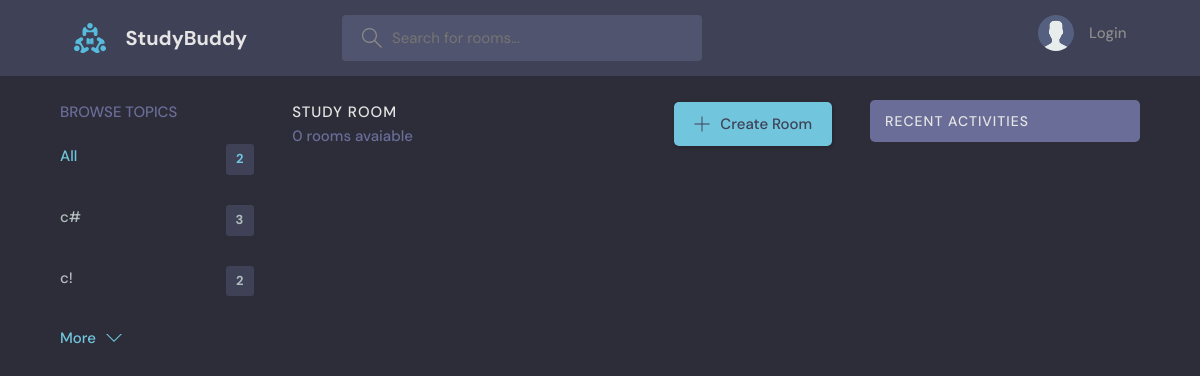
/?q=Secret, run on an earlier commit of the app's database.
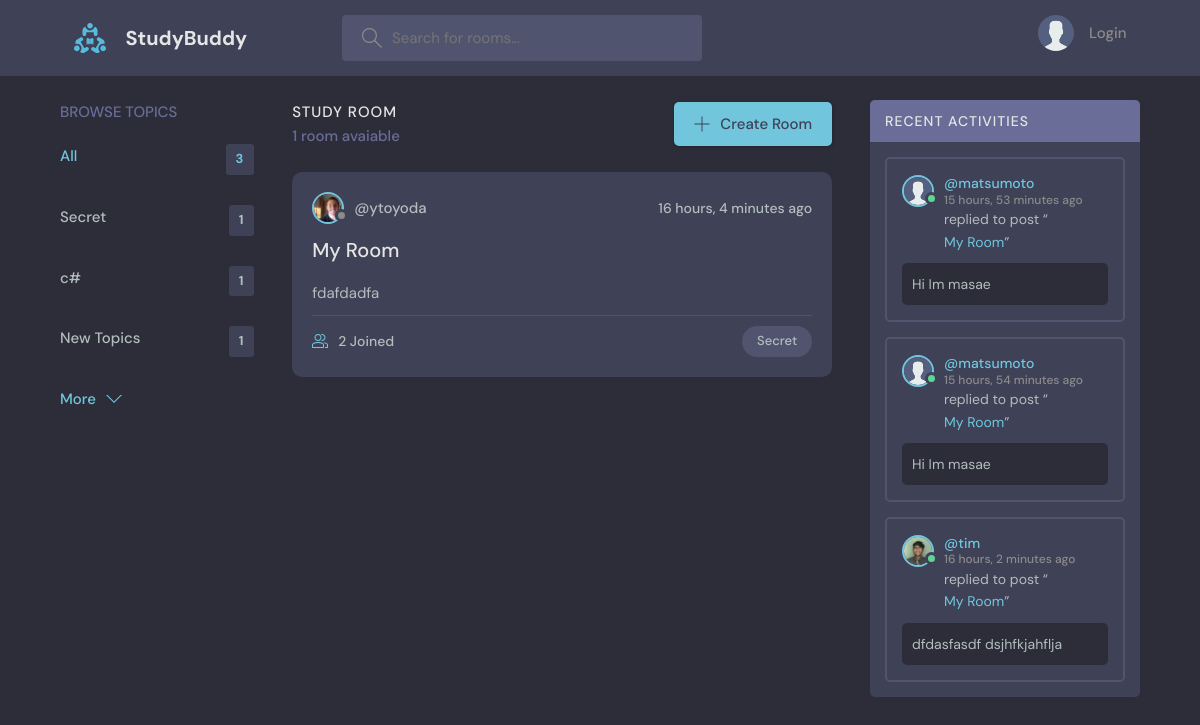
And on a later commit of the database.
### base/models.py (models this page shows, shortened)
class Topic(models.Model):
    name = models.CharField(max_length=200)
    def __str__(self):
        return self.name

class Room(models.Model):
    host = models.ForeignKey(User, on_delete=models.SET_NULL, null=True)
    topic = models.ForeignKey(Topic, on_delete=models.SET_NULL, null=True)
    name = models.CharField(max_length=200)
    description = models.TextField(null=True, blank=True)
    participants  = models.ManyToManyField(User, related_name='participants', blank=True)
    updated = models.DateTimeField(auto_now=True)
    created = models.DateTimeField(auto_now_add=True)
    class Meta:
        ordering = ['-updated', '-created']
    def __str__(self):
          return self.name

class User(AbstractUser):
    name = models.CharField(max_length=200, null=True)
    email = models.EmailField(unique=True, null=True)
    bio = models.TextField(null=True)
    avatar = models.ImageField(null=True, blank=True,default="avatar.svg")
    USERNAME_FIELD = 'email'
    REQUIRED_FIELDS = []

class Message(models.Model):
    user = models.ForeignKey(User, on_delete=models.SET_NULL, null=True)
    room = models.ForeignKey(Room, on_delete=models.CASCADE)
    body = models.TextField()
    updated = models.DateTimeField(auto_now=True)
    created = models.DateTimeField(auto_now_add=True)
    class Meta:
        ordering = ['-updated', '-created']

### base/views.py (the view)
# urls.py: path("", views.home, name="home"),
def home(request):
    q = request.GET.get('q') if request.GET.get('q') != None else ''
    rooms = Room.objects.filter(
        Q(topic__name__icontains=q) |
        Q(name__icontains=q) |
        Q(description__icontains=q)
    )
    topics = Topic.objects.all()[0:5]
    room_messages = Message.objects.filter(Q(room__topic__name__icontains=q))
    context = {'rooms': rooms, 'topics': topics,
               'room_messages': room_messages}
    return render(request, "base/home.html", context)

### base/templates/base/home.html (shortened to what this page needs)
{% extends 'main.html' %}
{% block content %}
<main class="layout layout--3">
  <div class="container">
    {% include 'base/topic_component.html' %}
    <div class="roomList">
      <div class="roomList__header">
        <div>
          <h2>Study Room</h2>
          <p>{{rooms.count}} room{{rooms.count|pluralize}} avaiable</p>
        </div>
        <a class="btn btn--main" href="{% url 'base:create-room' %}">
          <svg version="1.1" xmlns="http://www.w3.org/2000/svg" width="32" height="32" viewBox="0 0 32 32">
            <title>add</title>
            <path
              d="M16.943 0.943h-1.885v14.115h-14.115v1.885h14.115v14.115h1.885v-14.115h14.115v-1.885h-14.115v-14.115z">
            </path>
          </svg>
          Create Room
        </a>
      </div>
      {% include 'base/feed_component.html' %}
    </div>
    {% include 'base/activity_component.html' %}
  </div>
</main>
{% endblock %}

### base/templates/base/topic_component.html
<div class="topics">
    <div class="topics__header">
        <h2>Browse Topics</h2>
    </div>
    <ul class="topics__list">
        <li>
            <a href="{% url 'base:home' %}" class="active">All <span>{{topics.count}}</span></a>
        </li>
        {% for topic in topics %}
        <li>
            <a href="{% url 'base:home' %}?q={{topic.name}}">{{topic.name}}<span>{{topic.room_set.all.count}}</span>
            </a>
        </li>
        {% endfor %}
    </ul>
    <a class="btn btn--link" href="{% url 'base:topics' %}">
        More
        <svg version="1.1" xmlns="http://www.w3.org/2000/svg" width="32" height="32" viewBox="0 0 32 32">
            <title>chevron-down</title>
            <path d="M16 21l-13-13h-3l16 16 16-16h-3l-13 13z"></path>
        </svg>
    </a>
</div>

### base/templates/base/feed_component.html (shortened to what this page needs)
{% for room in rooms %}
<div class="roomListRoom">
    <div class="roomListRoom__header">
        {% if room.host.is_active %}
        <a href="{% url 'base:user-profile' room.host.id %}" class="roomListRoom__author disabled">
            <div class="avatar avatar--small">
                <img src="{{room.host.avatar.url}}" />
            </div>
            <span>@{{room.host.username}}</span>
        </a>
        <div class="roomListRoom__actions">
            <span>{{room.created|timesince}} ago</span>
        </div>
    </div>
{% endif%}
<div class="roomListRoom__content">
    <a href="{% url 'base:room' pk=room.id %}">{{room.name}}</a>
    <p>
        {{room.description|truncatewords:50 }}
    </p>
</div>
<div class="roomListRoom__meta">
    <a href="{% url 'base:room' pk=room.id %}" class="roomListRoom__joined">
        {{room.participants.all.count}} Joined
    </a>
    <p class="roomListRoom__topic">{{room.topic}}</p>
</div>
</div>
{% endfor %}

### base/templates/base/activity_component.html (shortened to what this page needs)
<div class="activities">
    <div class="activities__header">
        <h2>Recent Activities</h2>
    </div>
    {% for message in room_messages %}
    <div class="activities__box">
        <div class="activities__boxHeader roomListRoom__header">
            {% if message.user.is_active %}
            <a href="{% url 'base:user-profile' message.user.id %}" class="roomListRoom__author">
                {% else %}
                <a class="roomListRoom__author disabled">
                    {% endif %}
                    <div class="avatar avatar--small active">
                        <img src="{{message.user.avatar.url}}" />
                    </div>
                    <p>
                        @{{message.user.username}}
                        <span>{{message.created|timesince}} ago</span>
                    </p>
                </a>
        </div>
        <div class="activities__boxContent">
            <p>replied to post “<a href="{% url 'base:room' message.room.id %}">{{message.room}}</a>”</p>
            <div class="activities__boxRoomContent">
                {{message.body}}
            </div>
        </div>
    </div>
    {% endfor %}
</div>

What changed in the data, as far as the page shows it:
removed Topic: name "c#", room_set.all.count "3"
removed Topic: name "c!", room_set.all.count "2"
added Topic: name "Secret", room_set.all.count "1"
added Topic: name "c#", room_set.all.count "1"
added Topic: name "New Topics", room_set.all.count "1"
added Room: host.avatar (picture), host.username "ytoyoda", created "16 hours, 4 minutes", name "My Room", description "fdafdadfa", participants.all.count "2", topic "Secret"
added Message: user.avatar (placeholder picture), user.username "matsumoto", created "15 hours, 53 minutes", room "My Room", body "Hi Im masae"
added Message: user.avatar (placeholder picture), user.username "matsumoto", created "15 hours, 54 minutes", room "My Room", body "Hi Im masae"
added Message: user.avatar (picture), user.username "tim", created "16 hours, 2 minutes", room "My Room", body "dfdasfasdf dsjhfkjahflja"
Also different on the page:
{{ topics.count }}: "2" → "3"
{{ rooms.count }}: "0" → "1"
